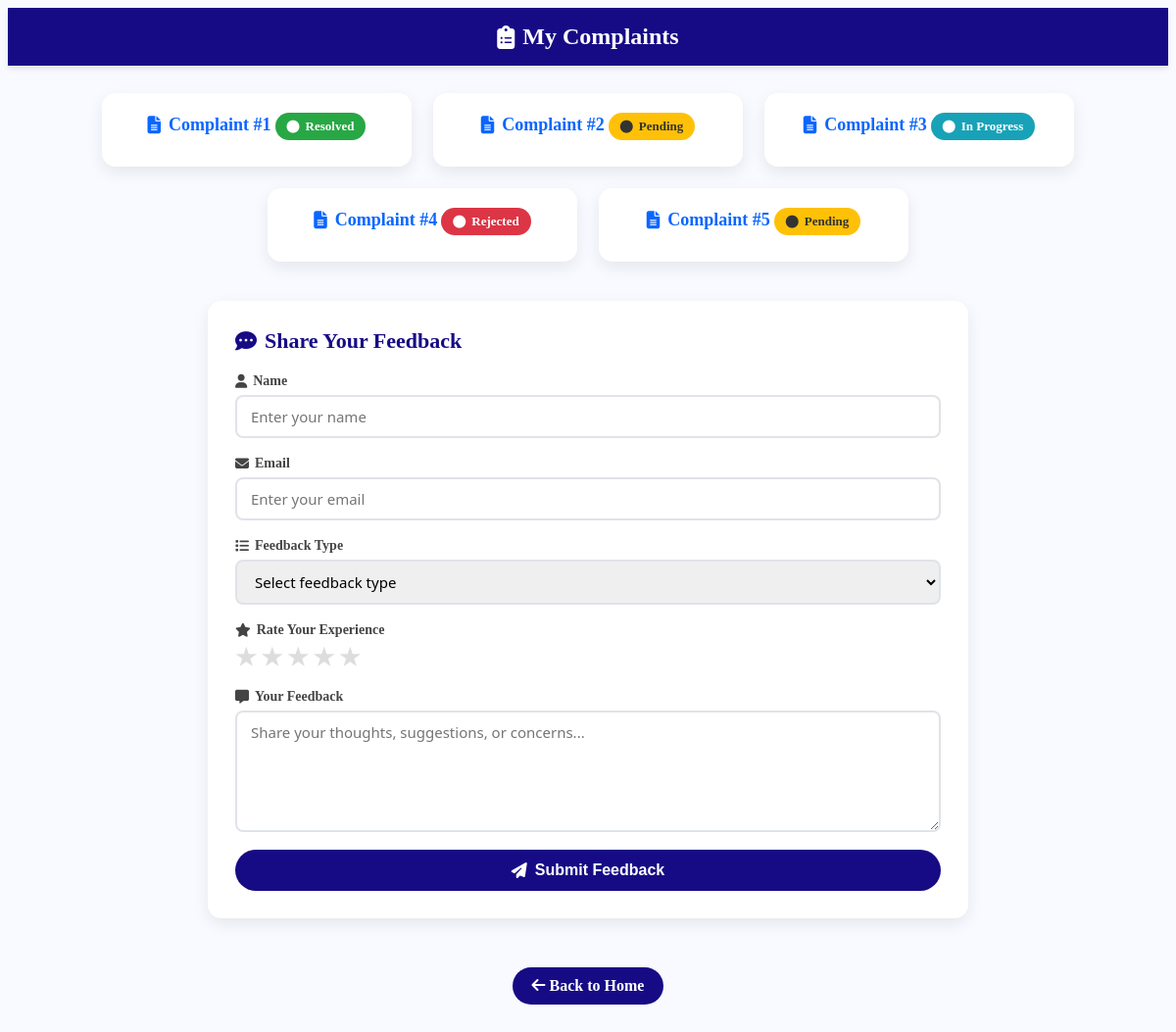
Screenshot of /mycomplaints (signed in) with the database file from the repository.
### tables this page shows
CREATE TABLE complaints (
                        id INTEGER PRIMARY KEY AUTOINCREMENT,
                        user_phone TEXT NOT NULL,
                        name TEXT,
                        phone TEXT,
                        district TEXT,
                        block TEXT,
                        gp TEXT,
                        village TEXT,
                        post TEXT,
                        pincode TEXT,
                        department TEXT,
                        complaint TEXT,
                        proof TEXT, status TEXT DEFAULT 'Pending', admin_proof TEXT, updated_at TEXT,
                        FOREIGN KEY(user_phone) REFERENCES users(phone)
                    );

### Civicissueproject/tempCodeRunnerFile.py (the view)
@app.route("/mycomplaints")
def mycomplaints():
    if session.get("role") == "user":
        user_phone = session.get("user")
        conn = sqlite3.connect(DB_NAME)
        c = conn.cursor()
        c.execute("""
            SELECT id, district, block, gp, village, post, pincode, department, complaint, proof, status
            FROM complaints WHERE user_phone=?
        """, (user_phone,))
        complaints = c.fetchall()
        conn.close()
        return render_template("mycomplaints.html", complaints=complaints)
    return redirect(url_for("home"))

### Civicissueproject/templates/mycomplaints.html (shortened to what this page needs)
<!DOCTYPE html>
<html lang="en">
<head>
  <link rel="stylesheet" href="https://cdnjs.cloudflare.com/ajax/libs/font-awesome/6.5.0/css/all.min.css">
  <link rel="stylesheet" href="{{ url_for('static', filename='css/mycomplaints.css') }}">
</head>
<body>
  <header>
    <h2><i class="fas fa-clipboard-list"></i> My Complaints</h2>
  </header>
  <section class="complaints-container">
    {% if complaints %}
      {% for c in complaints %}
      <div
        class="complaint-card"
        role="button"
        tabindex="0"
        data-id="{{ c[0] }}"
        data-district="{{ c[1]|e }}"
        data-block="{{ c[2]|e }}"
        data-gp="{{ c[3]|e }}"
        data-village="{{ c[4]|e }}"
        data-post="{{ c[5]|e }}"
        data-pincode="{{ c[6]|e }}"
        data-department="{{ c[7]|e }}"
        data-complaint="{{ c[8]|e }}"
        data-proof="{{ c[9] or '' }}"
        data-status="{{ (c[10] or 'Pending')|e }}"
        onclick="openModal(this)"
        onkeydown="if(event.key==='Enter'||event.key===' '){openModal(this)}"
      >
        <h3><i class="fas fa-file-alt"></i> Complaint #{{ c[0] }}</h3>
        <span class="status-pill {{ ((c[10] or 'Pending')|lower|replace(' ', '-')) }}">
          <i class="fas fa-circle"></i> {{ c[10] or 'Pending' }}
        </span>
      </div>
      {% endfor %}
    {% else %}
      <p class="no-data"><i class="fas fa-folder-open"></i> You haven't submitted any complaints yet.</p>
    {% endif %}
  </section>
  <section class="feedback-section">
    <h3 class="feedback-title"><i class="fas fa-comment-dots"></i> Share Your Feedback</h3>
    <form class="feedback-form" action="{{ url_for('submit_feedback') }}" method="POST">
      <div class="form-group">
        <label for="feedbackName"><i class="fas fa-user"></i> Name</label>
        <input type="text" id="feedbackName" name="name" placeholder="Enter your name" required>
      </div>
      <div class="form-group">
        <label for="feedbackEmail"><i class="fas fa-envelope"></i> Email</label>
        <input type="email" id="feedbackEmail" name="email" placeholder="Enter your email" required>
      </div>
      <div class="form-group">
        <label for="feedbackType"><i class="fas fa-list"></i> Feedback Type</label>
        <select id="feedbackType" name="type" required>
          <option value="">Select feedback type</option>
        </select>
      </div>
      <div class="form-group">
        <label><i class="fas fa-star"></i> Rate Your Experience</label>
        <div class="star-rating">
          <label for="star5">★</label>
          <label for="star4">★</label>
          <label for="star3">★</label>
          <label for="star2">★</label>
          <label for="star1">★</label>
        </div>
      </div>
      <div class="form-group">
        <label for="feedbackMessage"><i class="fas fa-message"></i> Your Feedback</label>
        <textarea id="feedbackMessage" name="message" placeholder="Share your thoughts, suggestions, or concerns..." required></textarea>
      </div>
      <button type="submit" class="submit-feedback-btn">
        <i class="fas fa-paper-plane"></i> Submit Feedback
      </button>
    </form>
  </section>
  <footer>
    <a href="{{ url_for('home') }}" class="back-btn"><i class="fas fa-arrow-left"></i> Back to Home</a>
  </footer>
</body>
</html>

### Civicissueproject/static/css/mycomplaints.css (style rules this page uses)
body { background: #f9faff; color: #333; overflow-x: hidden; }
header { background: #170b85; color: #fff; padding: 16px; text-align: center; box-shadow: 0 3px 6px rgba(0, 0, 0, .1); }
header h2 { margin: 0; font-size: 24px; display: inline-flex; align-items: center; gap: 8px; }
.complaints-container { display: flex; flex-wrap: wrap; justify-content: center; gap: 22px; padding: 28px 18px 40px; }
.complaint-card { width: 280px; background: #fff; border-radius: 14px; box-shadow: 0 6px 16px rgba(0, 0, 0, .08); padding: 20px 18px; text-align: center; cursor: pointer; transition: transform .25s ease, box-shadow .25s ease; }
.complaint-card h3 { margin: 0 0 12px; font-size: 18px; color: #0a66ff; display: inline-flex; align-items: center; gap: 8px; }
.status-pill { display: inline-flex; align-items: center; gap: 6px; padding: 6px 12px; border-radius: 999px; font-size: 13px; font-weight: 700; color: #fff; }
.status-pill.pending { background: #ffc107; color: #333; }
.status-pill.resolved { background: #28a745; }
.status-pill.rejected { background: #dc3545; }
.status-pill.in-progress { background: #17a2b8; }
.feedback-section { background: #fff; border-radius: 14px; box-shadow: 0 6px 16px rgba(0, 0, 0, .08); padding: 28px; margin: 0 auto 30px; max-width: 720px; width: 92%; }
.feedback-title { margin: 0 0 20px; font-size: 22px; color: #170b85; display: inline-flex; align-items: center; gap: 8px; }
.feedback-form { display: flex; flex-direction: column; gap: 18px; }
.form-group { display: flex; flex-direction: column; gap: 6px; }
.form-group label { font-size: 14px; font-weight: 600; color: #444; display: flex; align-items: center; gap: 6px; }
.form-group input, .form-group select, .form-group textarea { padding: 10px 14px; border: 2px solid #e0e3e8; border-radius: 8px; font-size: 15px; transition: border-color 0.3s ease; font-family: "Segoe UI", sans-serif; }
.form-group textarea { resize: vertical; min-height: 100px; }
.star-rating { display: flex; gap: 5px; }
.star-rating label { font-size: 24px; color: #ddd; cursor: pointer; transition: color 0.2s ease; }
.submit-feedback-btn { background: #170b85; color: #fff; padding: 12px 24px; border: none; border-radius: 25px; font-size: 16px; font-weight: 700; cursor: pointer; transition: all 0.3s ease; display: inline-flex; align-items: center; justify-content: center; gap: 8px; }
footer { text-align: center; padding: 20px; }
.back-btn { display: inline-block; padding: 10px 20px; background: #170b85; color: #fff; border-radius: 25px; text-decoration: none; font-weight: 700; transition: background .25s ease; }

### rows the page displays
complaints: id "1", status "Resolved"
complaints: id "2", status "Pending"
complaints: id "3", status "In Progress"
complaints: id "4", status "Rejected"
complaints: id "5", status "Pending"
